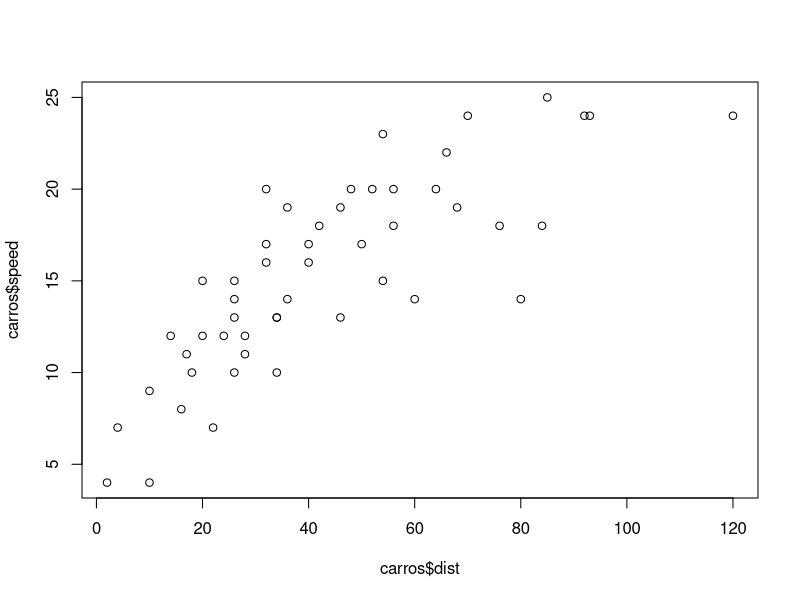
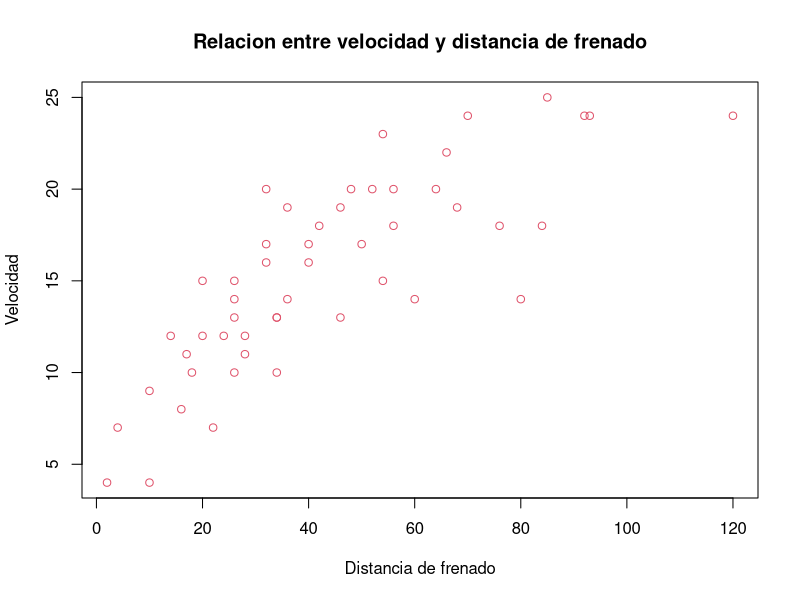

Write R code to recreate these figures, in order.
# Clase 5 - Visualizaciones

cars      # Tabla ya existente en R
carros <- cars

View(carros)
plot(x = carros$dist, y = carros$speed)   # graficar (ver Plots) plot basico

plot(x = carros$dist, 
     y = carros$speed,
     main = "Relacion entre velocidad y distancia de frenado",
     xlab = "Distancia de frenado",
     ylab = "Velocidad",
     col = 10 # escoger un tipo de color caliente de la paleta
     )
